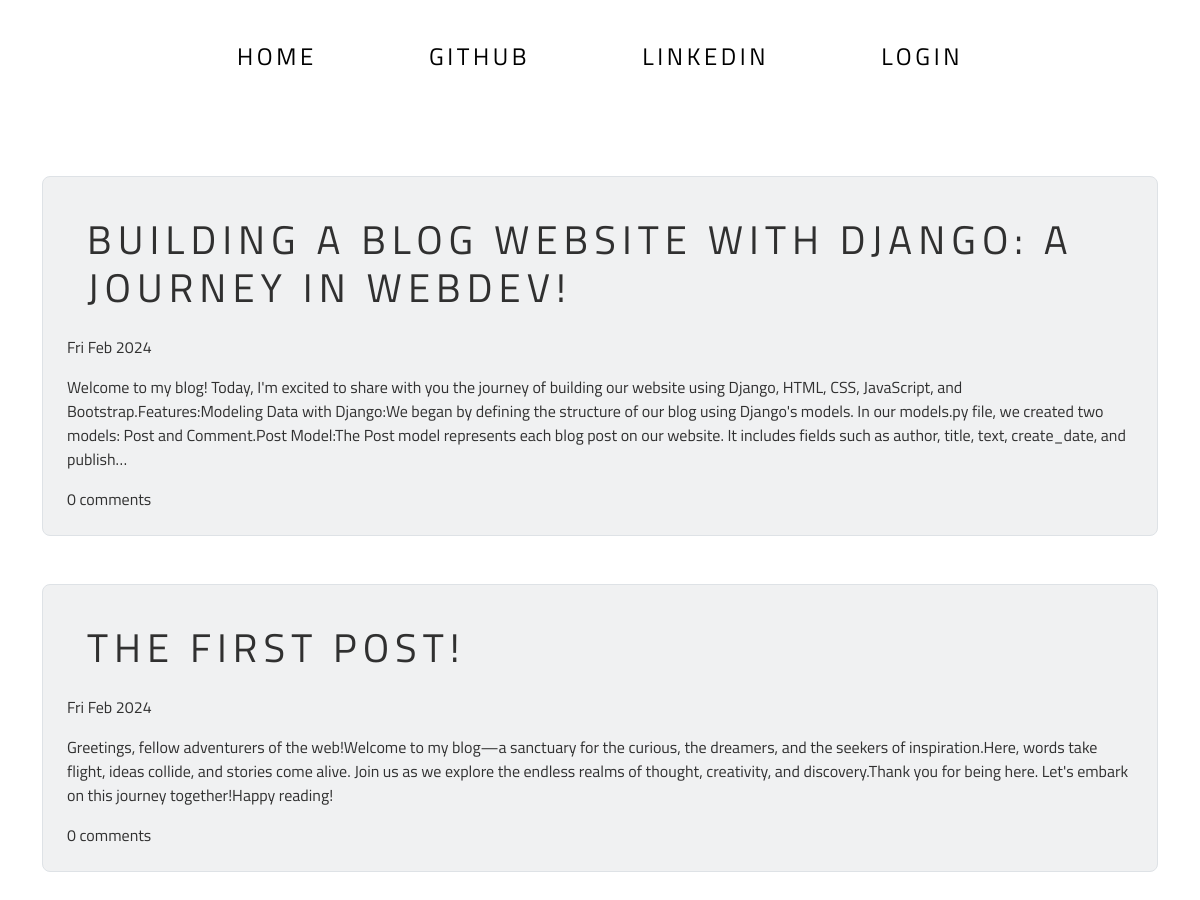
The page / on the database its author committed.
### blog/models.py (models this page shows, shortened)
class Post(models.Model):
    author = models.ForeignKey('auth.User', on_delete=models.CASCADE)
    title = models.CharField(max_length=64)
    text = models.TextField()
    create_date = models.DateTimeField(default= timezone.now)
    published_date = models.DateTimeField(blank=True, null=True)
    def approve_comments(self):
        return self.comments.filter(approved_comment=True)

### blog/views.py (the view)
class PostListView(ListView):
    model = Post
    def get_queryset(self):
        return Post.objects.filter(published_date__lte=timezone.now()).order_by('-published_date')

### blog/templates/blog/post_list.html (shortened to what this page needs)
{% extends 'blog/base.html' %}
{% block content %}
    {% for post in post_list %}
        <div class="post border rounded-3 my-5 p-4 bg-secondary bg-opacity-10">
            <h1><a class="nav-link" href="{% url 'post_detail' pk=post.pk%}">{{post.title}}</a></h1>
            <div class="date">
                <p>{{post.published_date|date:"D M Y"}}</p>
            </div>
            <p  >{{post.text|truncatechars:512|striptags}}</p>
            <a href="{% url  'post_detail' pk=post.pk %}">{{post.approve_comments.count}} comments</a>
        </div>
    {% endfor %}
{% endblock %}

### blog/templates/blog/base.html (shortened to what this page needs)
<!DOCTYPE html>
{% load static %}
<html lang="en">
<head>
    <link href="https://cdn.jsdelivr.net/npm/bootstrap@5.3.2/dist/css/bootstrap.min.css" rel="stylesheet"
>
    <link rel="stylesheet" href="//cdn.jsdelivr.net/npm/medium-editor@latest/dist/css/medium-editor.min.css" type="text/css" media="screen" charset="utf-8">
    <link rel="stylesheet" href="{% static 'css/blog.css' %}">
</head>
<body>
    <nav class="navbar navbar-expand-lg mb-3 custom-navbar">
        <div class="container-fluid">
            <div class="collapse navbar-collapse justify-content-center" id="navbarNav">
                <ul class="navbar-nav">
                    <li class="nav-item px-5 px-2">
                        <a class="nav-link active" aria-current="page" href="{% url 'post_list' %}">Home</a>
                    </li>
                    <li class="nav-item px-5 px-2">
                        <a class="nav-link active" target="_blank" href="https://github.com/osmansahyilmaz">GitHub</a>
                    </li>
                    <li class="nav-item px-5 px-2">
                        <a class="nav-link active" target="_blank" href="https://www.linkedin.com/in/osmansahyilmaz/">LinkedIn</a>
                    </li>
                    {% if user.is_authenticated %}
                    <li class="nav-item px-5 px-2">
                        <a class="nav-link active" href="{% url 'post_new' %}">New Post</a>
                    </li>
                    <li class="nav-item px-5 px-2">
                        <a class="nav-link active" href="{% url 'draft_list' %}">Drafts</a>
                    </li>
                    <li class="nav-item px-5 px-2">
                        <a class="nav-link active" href="{% url 'logout' %}">Logout</a>
                    </li>
                    {% else %}
                    <li class="nav-item px-5 px-2">
                        <a class="nav-link active" href="{% url 'login' %}">Login</a>
                    </li>
                    {% endif %}
                </ul>
            </div>
        </div>
    </nav>
    <div class="content container">
        <div class="row">
            <div class="blog-posts">
                {% block content %}
                {% endblock %}
            </div>
        </div>
    </div>
</body>
</html>

### blog/static/css/blog.css (style rules this page uses)
body { font-family: 'Titillium Web', sans-serif; color: #303030 !important; }
a { color: inherit; text-decoration: none; }
.custom-navbar { font-size: 1.5em; }
li { display: table-cell; position: relative; padding: 15px 0; }
.nav-link { text-transform: uppercase; text-decoration: none; letter-spacing: 0.15em; display: inline-block; padding: 15px 20px; position: relative; }
.nav-link:after { background: none repeat scroll 0 0 transparent; bottom: 0; content: ""; display: block; height: 2px; left: 50%; position: absolute; background: #111111; transition: width 0.3s ease 0s, left 0.3s ease 0s; width: 0; }

### rows shown on the page
Post: title "BUILDING A BLOG WEBSITE WITH DJANGO: A JOURNEY IN WEBDEV!", published_date "Fri Feb 2024", text "Welcome to my blog! Today, I'm excited to share with you the journey of building our website using Django, HTML, CSS, JavaScript, and Bootstrap.Features:Modeling Data with Django:We began by defining the structure of our blog using Django's models. In our models.py file, we created two models: Post and Comment.Post Model:The Post model represents each blog post on our website. It includes fields such as author, title, text, create_date, and publish…", approve_comments.count "0"
Post: title "THE FIRST POST!", published_date "Fri Feb 2024", text "Greetings, fellow adventurers of the web!Welcome to my blog—a sanctuary for the curious, the dreamers, and the seekers of inspiration.Here, words take flight, ideas collide, and stories come alive. Join us as we explore the endless realms of thought, creativity, and discovery.Thank you for being here. Let's embark on this journey together!Happy reading!", approve_comments.count "0"
